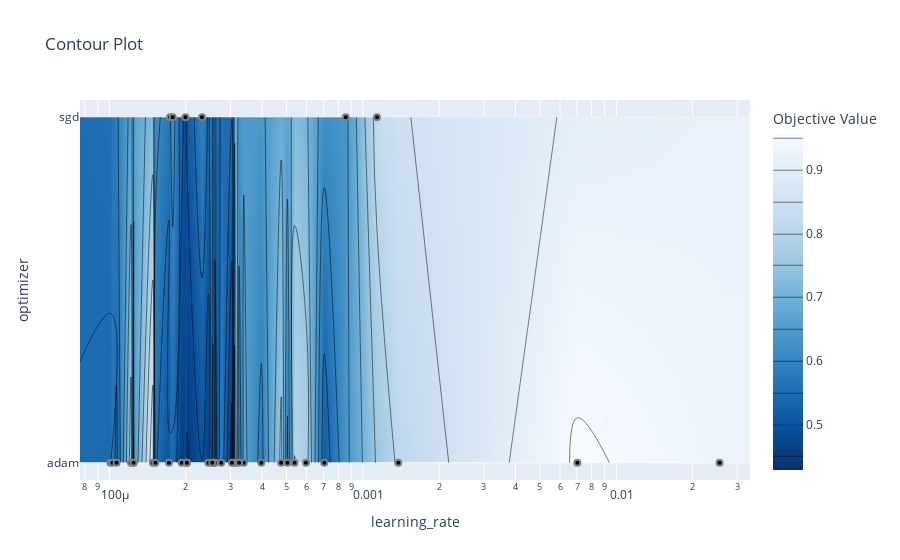

The notebook cell this image was saved under:
### Code cell
# plot the estimated accuracy surface over hyperparameters:
fig = optuna.visualization.plot_contour(study_vis, params=['learning_rate', 'optimizer'])

fig.show()

### Figure 1 — Plotly figure (JSON) as saved in the notebook; plotly's stock layout.template omitted (floating-point values rounded to 4 significant figures)
{"data": [{"colorbar": {"title": {"text": "Objective Value"}}, "colorscale": [[0, "rgb(247,251,255)"], [0.125, "rgb(222,235,247)"], [0.25, "rgb(198,219,239)"], [0.375, "rgb(158,202,225)"], [0.5, "rgb(107,174,214)"], [0.625, "rgb(66,146,198)"], [0.75, "rgb(33,113,181)"], [0.875, "rgb(8,81,156)"], [1, "rgb(8,48,107)"]], "connectgaps": true, "contours": {"coloring": "heatmap"}, "hoverinfo": "none", "line": {"smoothing": 1.3}, "reversescale": true, "type": "contour", "x": [7.654e-05, 0.0001009, 0.0001027, 0.0001067, 0.0001217, 0.0001246, 0.0001246, 0.0001484, 0.0001519, 0.0001717, 0.0001736, 0.0001777, 0.0001928, 0.0001995, 0.0002006, 0.0002022, 0.0002025, 0.0002318, 0.0002458, 0.0002546, 0.0002559, 0.0002605, 0.0002608, 0.0002762, 0.0003042, 0.0003118, 0.0003121, 0.0003249, 0.0003389, 0.0003976, 0.0004762, 0.0005038, 0.0005377, 0.0005964, 0.0007045, 0.0008561, 0.001137, 0.00138, 0.007022, 0.02556, 0.03371], "y": ["adam", "sgd"], "z": [[null, 0.5447, 0.5714, 0.5379, 0.7781, 0.5439, 0.6462, 0.8869, 0.5564, 0.5009, null, null, 0.4525, null, 0.4962, 0.4776, 0.4441, null, 0.4592, 0.5784, 0.6742, 0.5548, 0.463, 0.5861, 0.4287, 0.7636, 0.7791, 0.5574, 0.6648, 0.5838, 0.7639, 0.5892, 0.8015, 0.7794, 0.5172, null, null, 0.8083, 0.9564, 0.9279, null], [null, null, null, null, null, null, null, null, null, null, 0.5948, 0.6272, null, 0.4778, null, null, null, 0.5943, null, null, null, null, null, null, null, null, null, null, null, null, null, null, null, null, null, 0.6375, 0.8218, null, null, null, null]]}, {"marker": {"color": "black", "line": {"color": "Grey", "width": 2}}, "mode": "markers", "showlegend": false, "type": "scatter", "x": [0.007022, 0.0003118, 0.0001484, 0.02556, 0.001137, 0.0005377, 0.0005964, 0.0004762, 0.0001217, 0.0003121, 0.00138, 0.0003389, 0.0002559, 0.0001246, 0.0001246, 0.0001009, 0.0001027, 0.0001067, 0.0002006, 0.0002025, 0.0001928, 0.0001995, 0.0008561, 0.0001736, 0.0002318, 0.0002022, 0.0001777, 0.0003042, 0.0003249, 0.0007045, 0.0002608, 0.0002762, 0.0005038, 0.0001519, 0.0001717, 0.0002458, 0.0002605, 0.0003976, 0.0002546], "y": ["adam", "adam", "adam", "adam", "sgd", "adam", "adam", "adam", "adam", "adam", "adam", "adam", "adam", "adam", "adam", "adam", "adam", "adam", "adam", "adam", "adam", "sgd", "sgd", "sgd", "sgd", "adam", "sgd", "adam", "adam", "adam", "adam", "adam", "adam", "adam", "adam", "adam", "adam", "adam", "adam"]}], "layout": {"title": {"text": "Contour Plot"}, "xaxis": {"range": [-4.116, -1.472], "title": {"text": "learning_rate"}, "type": "log"}, "yaxis": {"range": [-0.05, 1.05], "title": {"text": "optimizer"}, "type": "category"}}}
